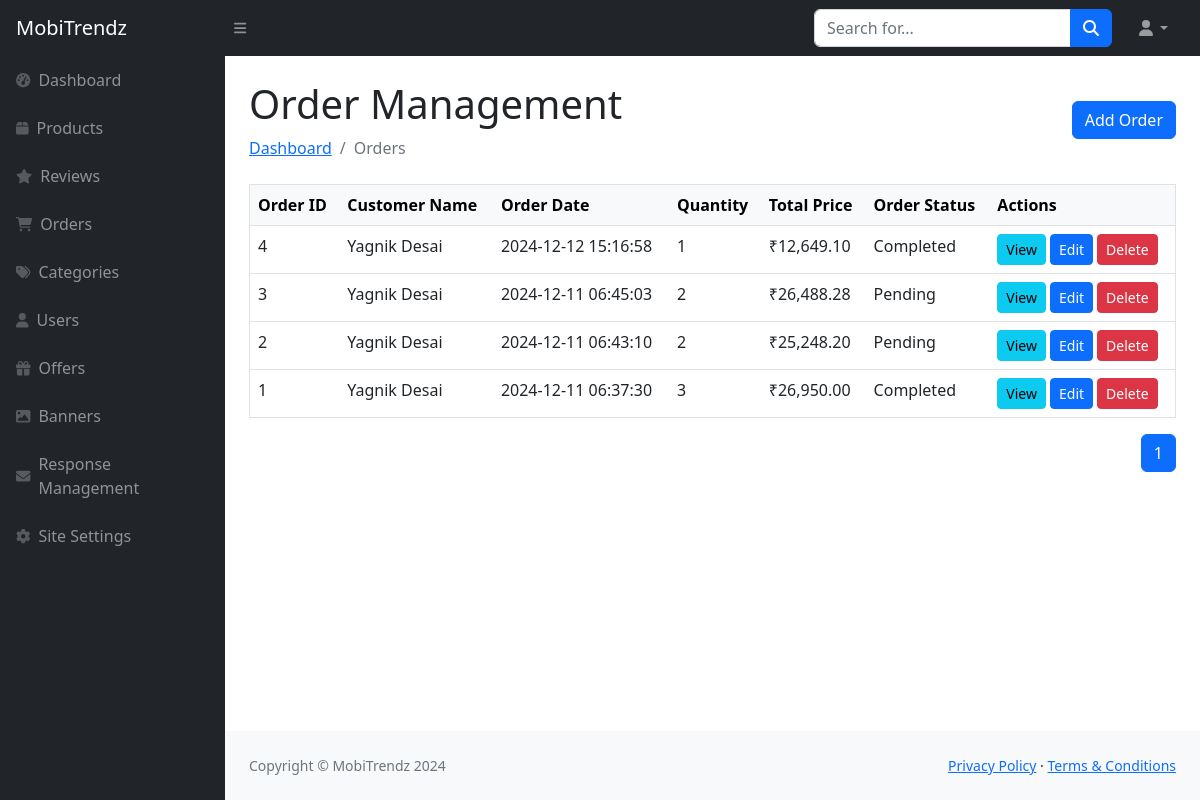
Before: /Admin/orders.php with the older database file.
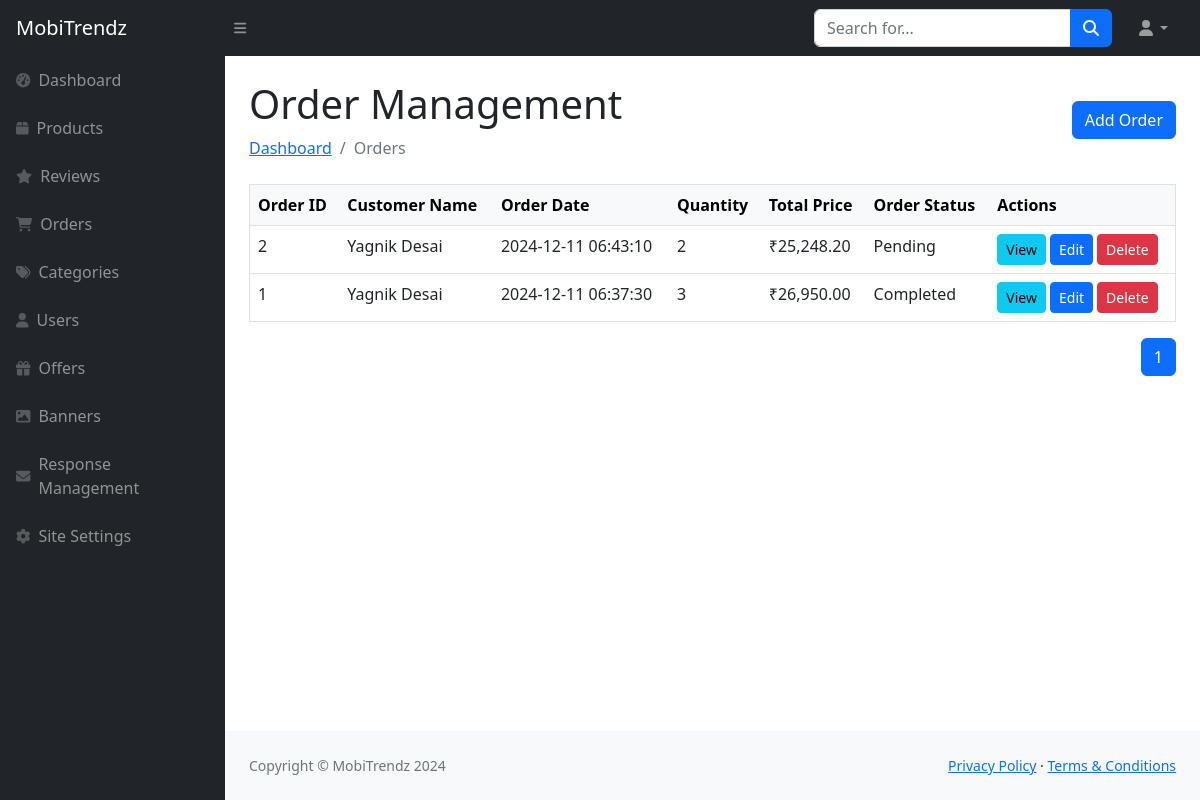
After: the same page with the newer database file.
### tables this page shows
CREATE TABLE `order_header_tbl` (
  `Order_Id` int NOT NULL,
  `User_Id` int NOT NULL,
  `Order_Date` datetime NOT NULL,
  `Order_Status` varchar(10) NOT NULL,
  `Shipping_Address_Id` int NOT NULL,
  `Shipping_Charge` float NOT NULL DEFAULT '0',
  `Total` double NOT NULL DEFAULT '0',
  `Payment_Mode` varchar(50) DEFAULT 'Cash on Delivery'
);

CREATE TABLE `user_details_tbl` (
  `User_Id` int NOT NULL,
  `User_Role_Id` int DEFAULT '0',
  `Name` varchar(50) NOT NULL,
  `Password` varchar(20) NOT NULL,
  `Email` varchar(320) NOT NULL,
  `Mobile_No` varchar(20) NOT NULL,
  `Active_Status` tinyint NOT NULL,
  `Profile_Picture` varchar(255) DEFAULT 'default-img.png'
);

### Admin/common/order-table.php (the view, shortened to what this page needs)
<?php
$search = isset($_GET['search']) ? $_GET['search'] : '';
$search_query = '';
$query = "
    SELECT
        oh.Order_Id,
        u.Name AS Name,
        oh.Order_Date,
        SUM(od.Quantity) AS Total_Quantity,
        oh.Total AS Total_Price,
        oh.Order_Status
    FROM order_header_tbl oh
    JOIN user_details_tbl u ON oh.User_Id = u.User_Id
    JOIN order_details_tbl od ON oh.Order_Id = od.Order_Id
    $search_query
    GROUP BY oh.Order_Id, u.Name, oh.Order_Date, oh.Order_Status
    ORDER BY oh.Order_Date DESC
";
$result = mysqli_query($con, $query);
$total_records = mysqli_num_rows($result);
$records_per_page = 10;
$total_pages = ceil($total_records / $records_per_page);
$page = isset($_GET['page']) ? $_GET['page'] : 1;
$start_from = ($page - 1) * $records_per_page;
$query .= " LIMIT $start_from, $records_per_page";
$result = mysqli_query($con, $query);
?>
            <div class="card-body">
                <table class="table border text-nowrap">
                    <thead class="table-light">
                        <tr>
                            <th>Order ID</th>
                            <th>Customer Name</th>
                            <th>Order Date</th>
                            <th>Quantity</th>
                            <th>Total Price</th>
                            <th>Order Status</th>
                            <th>Actions</th>
                        </tr>
                    </thead>
                    <tbody>
                        <?php
                        if (mysqli_num_rows($result) > 0)
                        {
                            while ($row = mysqli_fetch_assoc($result))
                            {
                                ?>
                                <tr>
                                <td><?php echo $row['Order_Id']; ?></td>
                                <td><a <?php echo $row["Name"]; ?> ><?php echo $row["Name"]; ?></a></td>
                                <td><?php echo $row['Order_Date']; ?></td>
                                <td><?php echo $row['Total_Quantity']; ?></td>
                                <td>₹<?php echo number_format($row['Total_Price'], 2); ?></td>
                                <td><?php echo $row['Order_Status']; ?></td>
                                <td>
                                    <div class='d-flex flex-nowrap'>
                                        <a href='view-order.php?order_id=<?php echo $row["Order_Id"]; ?>' class='btn btn-info btn-sm me-1'>View</a>
                                        <a href='update-order.php?order_id=<?php echo $row["Order_Id"]; ?>' class='btn btn-primary btn-sm me-1'>Edit</a>
                                        <button class='btn btn-danger btn-sm' data-bs-toggle='modal' data-bs-target='#deleteModal<?php echo $row["Order_Id"]; ?>'>Delete</button>
                                    </div>
                                </td>
                            </tr>
                                <?php
                            }
                        } else {
                            echo "<tr><td colspan='7' class='text-center'>No orders found.</td></tr>";
                        }
                        ?>
                    </tbody>
                </table>
            </div>
            <div class="d-flex justify-content-end">
               <nav aria-label="Page navigation example">
                    <ul class="pagination">
                        <?php
                            for ($i = 1; $i <= $total_pages; $i++) {
                                echo "<li class='page-item " . ($i == $page ? 'active' : '') . "'><a class='page-link' href='?page=" . $i . "&search=" . $search . "'>" . $i . "</a></li>";
                            }
                        ?>
                    </ul>
                </nav>
            </div>

Changed rows visible on the page:
removed order_header_tbl: Order_Id "4", User_Id.Name "Yagnik Desai", Order_Date "2024-12-12 15:16:58", Total_Quantity "1", Total "12,649.10", Order_Status "Completed"
removed order_header_tbl: Order_Id "3", User_Id.Name "Yagnik Desai", Order_Date "2024-12-11 06:45:03", Total_Quantity "2", Total "26,488.28", Order_Status "Pending"
